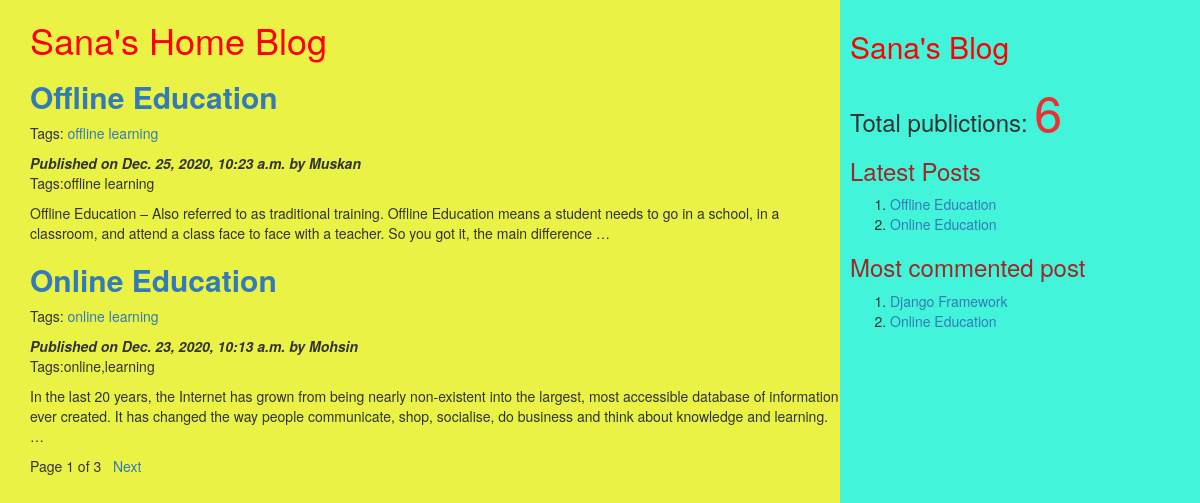
The page / on the database its author committed.
### myapp/models.py (models this page shows, shortened)
class Post(models.Model):
          tags=TaggableManager()
          STATUS_CHOICES=(('draft','Draft'),('published','Published'))
          title=models.CharField(max_length=256)
          slug=models.SlugField(max_length=264,unique_for_date='publish')
          author=models.ForeignKey(User,related_name='blog_posts',on_delete= models.CASCADE)
          body=models.TextField()
          publish=models.DateTimeField(default=timezone.now)
          created=models.DateTimeField(auto_now_add=True)
          updated=models.DateTimeField(auto_now=True)
          status= models.CharField(max_length=10,choices=STATUS_CHOICES,default='draft')
          objects=CustomManager()
          class Meta:
                ordering=('-publish',)
          def get_absolute_url(self):
                return reverse('post_detail',args=[self.publish.year,self.publish.strftime('%m'),self.publish.strftime('%d'),self.slug])

### myapp/views.py (the view)
# urls.py: url(r'^$',views.post_list_view),
def post_list_view(request,tag_slug=None):
    post_list=Post.objects.all()
    tag=None
    if tag_slug:
        tag=get_object_or_404(Tag,slug=tag_slug)#provided slug
        post_list=post_list.filter(tags__in=[tag])
    paginator=Paginator(post_list,2) #step1
    page_number=request.GET.get('page') #step2
    try:
       post_list=paginator.page(page_number) #step2
    except PageNotAnInteger:
       post_list=paginator.page(1) #step 3
    except EmptyPage:
      post_list=paginator.page(paginator.num_pages) #step 4
    d={'post_list':post_list,'tag':tag}
    return render(request,'myApp/post_list.html',d)

### myapp/models.py (called while the page is built)
    def get_queryset(self):
        return super().get_queryset().filter(status='published')

### myapp/templatetags/mytags.py (called while the page is built)
@register.simple_tag
def total_posts():
    return Post.objects.count()

@register.inclusion_tag('myApp/latest_post.html')
def show_latest_posts(count=3):
    latest_posts=Post.objects.order_by('-publish')[:count]
    return {'latest_posts':latest_posts}

@register.simple_tag
def get_most_commented_posts(count=2):
    return Post.objects.annotate(total_comments=Count('comments')).order_by('-total_comments')[:count]

### templates/myapp/post_list.html (shortened to what this page needs)
<html>
    {%extends 'myApp/parent.html'%}
        {%block content_block%}
        <h1 style="color:red">Sana's Home Blog</h1>
        {%for post in post_list%}
        <a href="{{post.get_absolute_url}}"><h2><b>{{post.title}}</b></h2></a>
          <p>Tags:
            {%for t in post.tags.all%}
            <a href="{%url "post_list_by_tag_name" t.slug%}">{{t.name}}</a>
            {%endfor%}
          </p>
        <i><b>Published on {{post.publish}} by {{post.author|title}}</b></i>
        <p>Tags:{{post.tags.all|join:','}}</p>
        {{post.body|truncatewords:40|linebreaks}}
        {%endfor%}
        {%include 'myApp/pagination.html' with page=post_list%}
        {%endblock%}

### templates/myapp/parent.html (shortened to what this page needs)
<html>
{%load mytags%}
    <head>
        <link rel="stylesheet" href="https://maxcdn.bootstrapcdn.com/bootstrap/3.3.7/css/bootstrap.min.css">
    </head>
    <body>
        <div class="content" style="width:70%;float:left;background-color:#eaf246;height:250%;padding:0 0 0 30px">
              {%block content_block%}
              {%endblock%}
        </div>
        <div class="sidebar" style="width:30%;float:right;background-color:#42f5da;height:250%;padding:10px">
            <h2 style="color:red">Sana's Blog</h2>
            <h3>Total publictions:
              <span style="color:#eb3131;font-size:50px">
              {%total_posts%}</span>
              <h3 style="color:#9c2828">Latest Posts</h3>
              {% show_latest_posts 2 %}
              <h3 style="color:#9c2828">Most commented post</h3>
              {%get_most_commented_posts as m%}
              <ol>
                {%for post in m%}
                <li><a href="{{post.get_absolute_url}}">{{post.title}}</a></li>
                {%endfor%}
              </ol>
            </h3>
        </div>
    </body>
</html>

### templates/myapp/pagination.html (shortened to what this page needs)
<!DOCTYPE html>
<html lang="en" dir="ltr">
  <body>
     <div class="paginator">
      <span>Page {{page.number}} of {{page.paginator.num_pages}}</span>&nbsp&nbsp
      {%if page.has_next%}
      <a href="?page={{page.next_page_number}}">Next</a> &nbsp  &nbsp
      {%endif%}
     </div>
  </body>
</html>

### templates/myapp/latest_post.html
<!DOCTYPE html>
<html lang="en" dir="ltr">
  <body>
    <ol>
    {%for post in latest_posts%}
    <li><a href="{{post.get_absolute_url}}">{{post.title}}</a></li>
    {%endfor%}
    </ol>
  </body>
</html>

### rows shown on the page
Post: title "Offline Education", publish "Dec. 25, 2020, 10:23 a.m.", author "Muskan", tags.all "offline learning", body "Offline Education – Also referred to as traditional training. Offline Education means a student needs to go in a school, in a classroom, and attend a class face to face with a teacher. So you got it, the main difference …"
Tag: name "offline learning"
Post: title "Online Education", publish "Dec. 23, 2020, 10:13 a.m.", author "Mohsin", tags.all "online,learning", body "In the last 20 years, the Internet has grown from being nearly non-existent into the largest, most accessible database of information ever created. It has changed the way people communicate, shop, socialise, do business and think about knowledge and learning. …"
Tag: name "online"
Tag: name "learning"
Post: title "Django Framework"

### other values the page prints
{{ page.number }} "1"
{{ page.paginator.num_pages }} "3"
